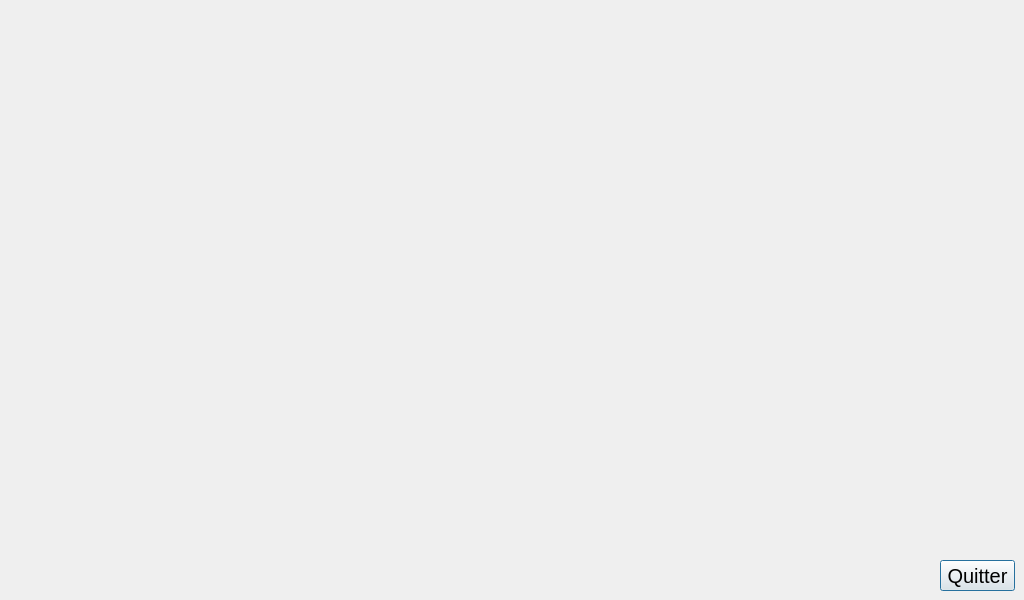
<?xml version="1.0" encoding="UTF-8"?>
<ui version="4.0">
 <class>Camera_preview</class>
 <widget class="QDialog" name="Camera_preview">
  <property name="geometry">
   <rect>
    <x>0</x>
    <y>0</y>
    <width>1024</width>
    <height>600</height>
   </rect>
  </property>
  <property name="minimumSize">
   <size>
    <width>1024</width>
    <height>600</height>
   </size>
  </property>
  <property name="maximumSize">
   <size>
    <width>1024</width>
    <height>600</height>
   </size>
  </property>
  <property name="windowTitle">
   <string>Dialog</string>
  </property>
  <widget class="QPushButton" name="pushButton">
   <property name="geometry">
    <rect>
     <x>940</x>
     <y>560</y>
     <width>75</width>
     <height>31</height>
    </rect>
   </property>
   <property name="font">
    <font>
     <pointsize>15</pointsize>
    </font>
   </property>
   <property name="text">
    <string>Quitter</string>
   </property>
  </widget>
 </widget>
 <resources/>
 <connections>
  <connection>
   <sender>pushButton</sender>
   <signal>clicked()</signal>
   <receiver>Camera_preview</receiver>
   <slot>close()</slot>
   <hints>
    <hint type="sourcelabel">
     <x>961</x>
     <y>578</y>
    </hint>
    <hint type="destinationlabel">
     <x>656</x>
     <y>423</y>
    </hint>
   </hints>
  </connection>
 </connections>
</ui>
